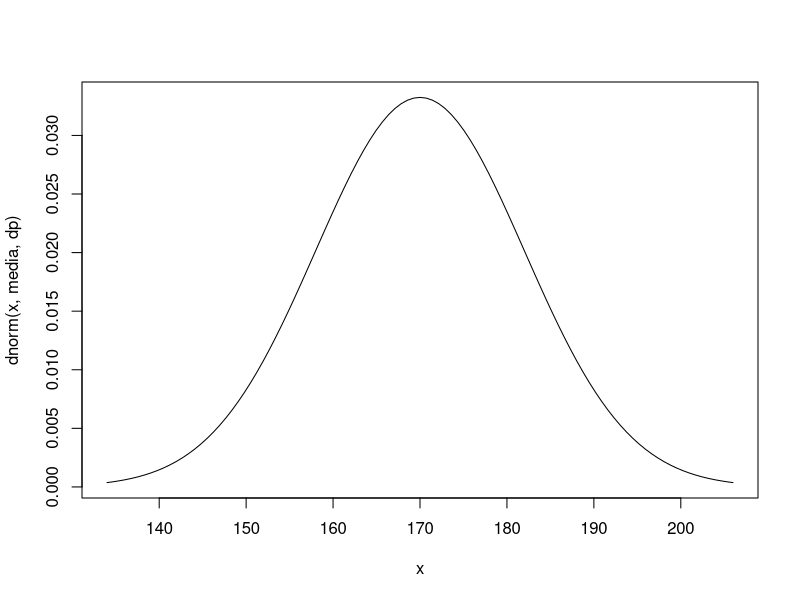

Reproduce this figure in R.
# Prova de reavaliação da AB1

# Saulo Roberto dos Santos
xx = 17

# 1
# a)
figuras = 3*6
copas = 13
total = 6*13
resposta = figuras/(total) + copas/(total) - 3/total
resposta
# 0.3589744 ou 35.89%

# b)
resposta = 1/total * 13/total * 13/total * 13/total * 13/total
resposta
# 0.0001286008 ou 0.012%

# 2
# Considerando de 1 a 17
moedas = 17
# O numero maior ou igual a nove que é divisivel por 3 são 9, 12, 15
resposta = 1/17 + 1/17 + 1/17
resposta
# 0.1764706 ou 17.64%


# 3
media = 170
dp = 17-5
# a)
resultado = pnorm(200, mean = 170, sd = dp, lower.tail = T) - pnorm(139, mean = 170, sd = dp, lower.tail = T)
resultado
# 0.9888978 ou 98.8%

# b)
grafico = curve(dnorm(x, media, dp), media-3*dp, media+3*dp)
# se concentra em 170

# 4 
a = 0.17
b = 0.25
c = (100-xx-25)/100
defA = 0.01
defB = 0.05
defC = 0.04
def_total = a * defA + b * defB + c * defC
resposta = (a * defA) / def_total
resposta
# 0.04545455 ou 4.54%

# 5 -
perfeitas = 17
total = 80
defGrave = 5
pequenoDef = 80-17-5
# a)
dbinom(4, size = total, prob = 17/80)
# 4.203099e-05

resposta = perfeitas / total * perfeitas / total * perfeitas /total * perfeitas /total
resposta

# b)
dbinom(2, size = total, prob = 17/80) + dbinom(2, total, prob = pequenoDef/total)


# 6 - 
# a)
prob = 1/2
n = 30
dbinom(12, size = n, prob = 1/2)
# 0.0805 ou 8.06% de probabilidade de tirar exatamente 12 caras

# b)
pbinom(20, size = n, prob = 1/2, lower.tail = F)
#  0.021 ou 2.1% de tirar mais de 20 caras